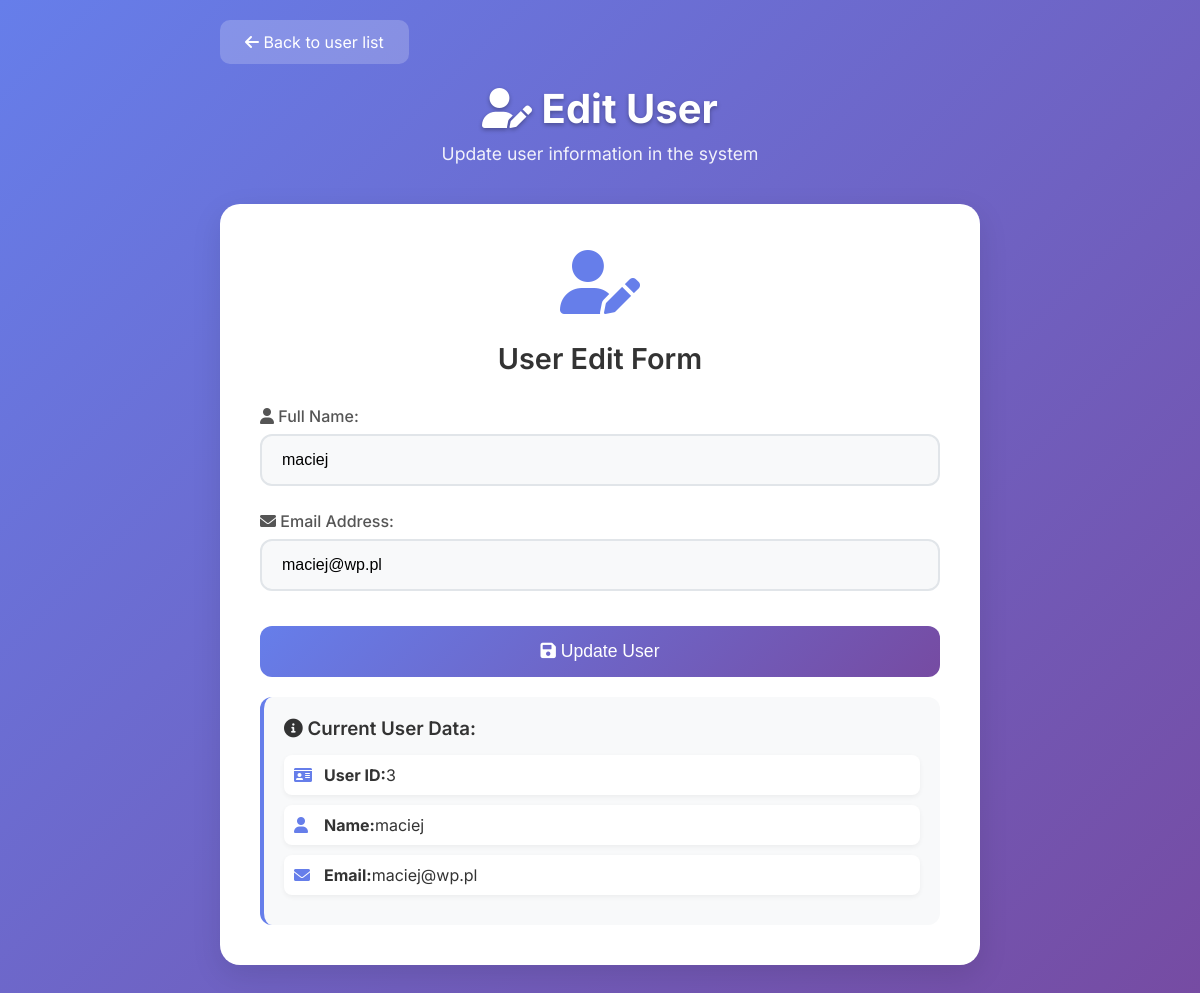
Screenshot of /subscriber_edit.php?id=3 with the database file from the repository.
### tables this page shows
CREATE TABLE `subscribers` (
  `id` int(11) NOT NULL,
  `fname` varchar(255) NOT NULL,
  `email` varchar(255) NOT NULL
);

### subscriber_edit.php (the view, shortened to what this page needs)
<!DOCTYPE html>
<html lang="en">
<head>
    <link href="https://cdnjs.cloudflare.com/ajax/libs/font-awesome/6.0.0/css/all.min.css" rel="stylesheet">
</head>
<body>
    <div class="container">
        <a href="viewsubscribers.php" class="back-btn">
            <i class="fas fa-arrow-left"></i> Back to user list
        </a>
        <div class="header">
            <h1><i class="fas fa-user-edit"></i> Edit User</h1>
            <p>Update user information in the system</p>
        </div>
        <div class="form-card">
            <div class="form-icon">
                <i class="fas fa-user-edit"></i>
            </div>
            <h2 class="form-title">User Edit Form</h2>
            <?php
            if (isset($_GET['id'])) {
                $id = $_GET['id'];
                try {
                    $pdo = getDBConnection();
                    $stmt = $pdo->prepare("SELECT * FROM subscribers WHERE id = :id");
                    $stmt->bindParam(':id', $id);
                    $stmt->execute();
                    $user = $stmt->fetch(PDO::FETCH_ASSOC);
                    if ($user) {
                        echo '<form method="post" action="update_user.php">
                                <input type="hidden" name="id" value="' . $user['id'] . '">
                                <div class="form-group">
                                    <label for="fname">
                                        <i class="fas fa-user"></i> Full Name:
                                    </label>
                                    <input type="text" id="fname" name="fname" value="' . htmlspecialchars($user['fname']) . '" placeholder="Enter full name" required>
                                </div>
                                <div class="form-group">
                                    <label for="email">
                                        <i class="fas fa-envelope"></i> Email Address:
                                    </label>
                                    <input type="email" id="email" name="email" value="' . htmlspecialchars($user['email']) . '" placeholder="Enter email address" required>
                                </div>
                                <button type="submit" class="btn">
                                    <i class="fas fa-save"></i> Update User
                                </button>
                              </form>';
                        echo '<div class="user-info">
                                <h3><i class="fas fa-info-circle"></i> Current User Data:</h3>
                                <div class="info-item">
                                    <i class="fas fa-id-card"></i>
                                    <strong>User ID:</strong> ' . $user['id'] . '
                                </div>
                                <div class="info-item">
                                    <i class="fas fa-user"></i>
                                    <strong>Name:</strong> ' . htmlspecialchars($user['fname']) . '
                                </div>
                                <div class="info-item">
                                    <i class="fas fa-envelope"></i>
                                    <strong>Email:</strong> ' . htmlspecialchars($user['email']) . '
                                </div>
                              </div>';
                    } else {
                        echo '<div class="error-message">
                                <i class="fas fa-exclamation-triangle"></i>
                                User not found!
                              </div>';
                    }
                } catch (Exception $e) {
                    echo '<div class="error-message">
                            <i class="fas fa-exclamation-triangle"></i>
                            Database Error: ' . htmlspecialchars($e->getMessage()) . '
                          </div>';
                }
            } else {
                echo '<div class="error-message">
                        <i class="fas fa-exclamation-triangle"></i>
                        No user ID provided!
                      </div>';
            }
            ?>
        </div>
    </div>
</body>
</html>

### subscriber_edit.php (style rules this page uses)
* { margin: 0; padding: 0; box-sizing: border-box; }
body { font-family: 'Inter', sans-serif; background: linear-gradient(135deg, #667eea 0%, #764ba2 100%); min-height: 100vh; color: #333; }
.container { max-width: 800px; margin: 0 auto; padding: 20px; }
.header { text-align: center; margin-bottom: 40px; color: white; }
.header h1 { font-size: 2.5rem; font-weight: 700; margin-bottom: 10px; text-shadow: 0 2px 4px rgba(0,0,0,0.3); }
.header p { font-size: 1.1rem; opacity: 0.9; }
.form-card { background: white; border-radius: 20px; padding: 40px; box-shadow: 0 10px 30px rgba(0,0,0,0.1); margin-bottom: 30px; }
.form-title { text-align: center; margin-bottom: 30px; color: #333; font-size: 1.8rem; font-weight: 600; }
.form-group { margin-bottom: 25px; }
.form-group label { display: block; margin-bottom: 8px; font-weight: 500; color: #555; font-size: 1rem; }
.form-group input { width: 100%; padding: 15px 20px; border: 2px solid #e1e5e9; border-radius: 12px; font-size: 1rem; transition: all 0.3s ease; background: #f8f9fa; }
.btn { background: linear-gradient(135deg, #667eea 0%, #764ba2 100%); color: white; border: none; padding: 15px 40px; border-radius: 12px; font-size: 1.1rem; font-weight: 500; cursor: pointer; transition: all 0.3s ease; width: 100%; margin-top: 10px; }
.user-info { background: #f8f9fa; padding: 20px; border-radius: 12px; margin-top: 20px; border-left: 4px solid #667eea; }
.user-info h3 { color: #333; margin-bottom: 15px; font-weight: 600; }
.info-item { display: flex; align-items: center; margin-bottom: 10px; padding: 10px; background: white; border-radius: 8px; box-shadow: 0 2px 5px rgba(0,0,0,0.05); }
.info-item i { margin-right: 10px; color: #667eea; width: 20px; }
.back-btn { display: inline-block; background: rgba(255,255,255,0.2); color: white; padding: 12px 25px; border-radius: 10px; text-decoration: none; transition: all 0.3s ease; margin-bottom: 20px; }
.form-icon { text-align: center; font-size: 4rem; color: #667eea; margin-bottom: 20px; }

### rows the page displays
subscribers: fname "maciej", email "maciej@wp.pl", id "3"
